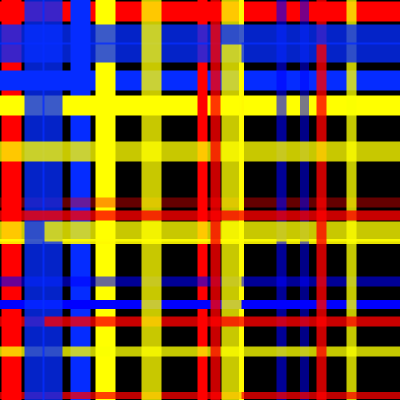
Frame 1 (no input)
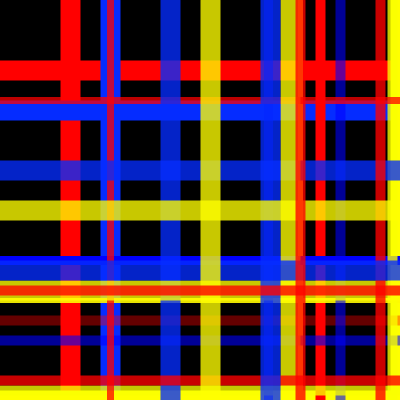
Frame 60 (the mouse pressed at the canvas centre just before this capture)
Frame 120 (the mouse held since frame 60 and released just before this capture): identical to frame 60, image omitted

The Processing sketch that drew these frames (run headless with seeded random() and noise(); from frame 60 on, the mouse is pressed at the canvas centre):

// Processing sketch: processing_17466
// ── processing_17466.pde



float centerX0=10; 
float centerX1=80;
float centerX2=100;
float centerX3=200;
float centerX4=240;
float centerX5=280;
float centerX6=300;
float centerX7=350;
float centerX8=400;
float centerX9=50;
float centerX10=230;
float centerX11=320;
float centerX12=30;
float centerX13=150;
float centerX14=210;

float centerY0=10;
float centerY1=80;
float centerY2=100;
float centerY3=200;
float centerY4=240;
float centerY5=280;
float centerY6=300;
float centerY7=350;
float centerY8=400;
float centerY9=50;
float centerY10=230;
float centerY11=320;
float centerY12=30;
float centerY13=150;
float centerY14=210;

float step0=1;  
float step1=0.5; 
float step2=5; 
float step3=2;
float step4=1;
float step5=1;
float step6=4;
float step7=1;
float step8=5;
float step9=2;
float step10=1;
float step11=1;
float step12=4;
float step13=1;
float step14=5;

int value = 1;



void setup() 
{
  background(0); 
  size(400, 400); 
  smooth(); 
  
 }



void draw() 
{
  if (value==1)
  {
  background(0); 
  
  
  
stroke(255,0,0); //color linia vermell
  strokeWeight(20); 
  centerX0=centerX0+step0;  
  line(centerX0,0,centerX0,400); //linia vermella
  if (centerX0>width | centerX0<0)
  {
  step0=-step0;
  }

stroke(255,0,0); //color linia vermell
  strokeWeight(20);
  centerY0=centerY0+step0; 
  line(0,centerY0,400,centerY0); //linia vermella
  if (centerY0>width | centerY0<0)
  {
  step0=-step0;
  }



stroke(5,44,255); //color linia blau
  strokeWeight(20);  
  centerX1=centerX1+step1;  
  line(centerX1,0,centerX1,400);
  if (centerX1>width | centerX1<0) 
  {
  step1=-1*step1;  
  }
 
stroke(5,44,255); //color linia blau
  strokeWeight(20);  
  centerY1=centerY1+step1;  
  line(0,centerY1,400,centerY1);
  if (centerY1>width | centerY1<0) 
  {
  step1=-1*step1;
  }
 
 
 
stroke(255,255,0); //color linia groc
  strokeWeight(20);  
  centerX2=centerX2+step2;  
  line(centerX2,0,centerX2,400);
  if (centerX2>width | centerX2<0) 
  {
  step2=-1*step2;
  }
 
stroke(255,255,0); //color linia groc
  strokeWeight(20);  
  centerY2=centerY2+step2;  
  line(0,centerY2,400,centerY2);
  if (centerY2>width | centerY2<0) 
  {
  step2=-1*step2;
  }
 
 
 
stroke(255,0,0); //color linia vermell 2
  strokeWeight(10);  
  centerX3=centerX3+step3;  
  line(centerX3,0,centerX3,400);
  if (centerX3>width | centerX3<0) 
  {
  step3=-1*step3;
  }

stroke(255,0,0,100); //color linia vermell 2
  strokeWeight(10);  
  centerY3=centerY3+step3;  
  line(0,centerY3,400,centerY3);
  if (centerY3>width | centerY3<0) 
  {
  step3=-1*step3;
  }



stroke(255,250,0); //color linia groc 2
  strokeWeight(5);  
  centerX4=centerX4+step4;  
  line(centerX4,0,centerX4,400);
  if (centerX4>width | centerX4<0) 
  {
  step4=-1*step4;
  }
  
stroke(255,250,0,230); //color linia groc 2
  strokeWeight(5);  
  centerY4=centerY4+step4;  
  line(0,centerY4,400,centerY4);
  if (centerY4>width | centerY4<0) 
  {
  step4=-1*step4;
  }
  
  

stroke(0,0,255,150); //color linia blau 2
  strokeWeight(10);  
  centerX5=centerX5+step5;  
  line(centerX5,0,centerX5,400);
  if (centerX5>width | centerX5<0) 
  {
  step5=-1*step5;
  }

stroke(0,0,255,150); //color linia blau 2
  strokeWeight(10);  
  centerY5=centerY5+step5;  
  line(0,centerY5,400,centerY5);
  if (centerY5>width | centerY5<0) 
  {
  step5=-1*step5;
  }



stroke(0,0,255,135); //color linia blau 2
  strokeWeight(9);  
  centerX6=centerX6+step6;  
  line(centerX6,0,centerX6,400);
  if (centerX6>width | centerX6<0) 
  {
  step6=-1*step6;
  }

stroke(0,0,255,254); //color linia blau 2
  strokeWeight(9);  
  centerY6=centerY6+step6;  
  line(0,centerY6,400,centerY6);
  if (centerY6>width | centerY6<0) 
  {
  step6=-1*step6;
  }



stroke(250,255,0,200); //color blanc
  strokeWeight(10);  
  centerX7=centerX7+step7;  
  line(centerX7,0,centerX7,400);
  if (centerX7>width | centerX7<0) 
  {
  step7=-1*step7;
  }
 
stroke(250,255,0,200); //color blanc
  strokeWeight(10);  
  centerY7=centerY7+step7;  
  line(0,centerY7,400,centerY7);
  if (centerY7>width | centerY7<0) 
  {
  step7=-1*step7;
  } 
  

stroke(255,0,0,190); //color vermell 3
  strokeWeight(7);  
  centerX8=centerX8+step8;  
  line(centerX8,0,centerX8,400);
  if (centerX8>width | centerX8<0) 
  {
  step8=-1*step8;
  }

stroke(255,0,0,190); //color vermell 3
  strokeWeight(7);  
  centerY8=centerY8+step8;  
  line(0,centerY8,400,centerY8);
  if (centerY8>width | centerY8<0) 
  {
  step8=-1*step8;
  }



stroke(5,44,255,200); //color linia blau
  strokeWeight(20);  
  centerX9=centerX9+step9;  
  line(centerX9,0,centerX9,400);
  if (centerX9>width | centerX9<0) 
  {
  step9=-1*step9;
  }
  
stroke(5,44,255,200); //color linia blau
  strokeWeight(20);  
  centerY9=centerY9+step9;  
  line(0,centerY9,400,centerY9);
  if (centerY9>width | centerY9<0) 
  {
  step9=-1*step9;
  }
 

 
stroke(255,255,0,200); //color linia groc
  strokeWeight(20);  
  centerX10=centerX10+step10;  
  line(centerX10,0,centerX10,400);
  if (centerX10>width | centerX10<0) 
  {
  step10=-1*step10;
  }
  
stroke(255,255,0,200); //color linia groc
  strokeWeight(20);  
  centerY10=centerY10+step10;  
  line(0,centerY10,400,centerY10);
  if (centerY10>width | centerY10<0) 
  {
  step10=-1*step10;
  }
 
 
 
stroke(255,0,0,200); //color linia vermell 2
  strokeWeight(10);  
  centerX11=centerX11+step11;  
  line(centerX11,0,centerX11,400);
  if (centerX11>width | centerX11<0) 
  {
  step11=-1*step11;
  }
 
stroke(255,0,0,200); //color linia vermell 2
  strokeWeight(10);  
  centerY11=centerY11+step11;  
  line(0,centerY11,400,centerY11);
  if (centerY11>width | centerY11<0) 
  {
  step11=-1*step11;
  }



stroke(5,44,255,200); //color linia blau
  strokeWeight(20);  
  centerX12=centerX12+step12;  
  line(centerX12,0,centerX12,400);
  if (centerX12>width | centerX12<0) 
  {
  step12=-1*step12;
  }

stroke(5,44,255,200); //color linia blau
  strokeWeight(20);  
  centerY12=centerY12+step12;  
  line(0,centerY12,400,centerY12);
  if (centerY12>width | centerY12<0) 
  {
  step12=-1*step12;
  } 
 
 
 
stroke(255,255,0,200); //color linia groc
  strokeWeight(20);  
  centerX13=centerX13+step13;  
  line(centerX13,0,centerX13,400);
  if (centerX13>width | centerX13<0) 
  {
  step13=-1*step13;
  }
 
stroke(255,255,0,200); //color linia groc
  strokeWeight(20);  
  centerY13=centerY13+step13;  
  line(0,centerY13,400,centerY13);
  if (centerY13>width | centerY13<0) 
  {
  step13=-1*step13;
  } 
  
 
 
stroke(255,0,0,200); //color linia vermell 2
  strokeWeight(10);  
  centerX14=centerX14+step14;  
  line(centerX14,0,centerX14,400);
  if (centerX14>width | centerX14<0) 
  {
  step14=-1*step14;
  }

stroke(255,0,0,200); //color linia vermell 2
  strokeWeight(10);  
  centerY14=centerY14+step14;  
  line(0,centerY14,400,centerY14);
  if (centerY14>width | centerY14<0) 
  {
  step14=-1*step14;
  }


  
}
}



void mousePressed ()
{
  if (value==1)
  { value=0; }
  else { value=1; }
}
